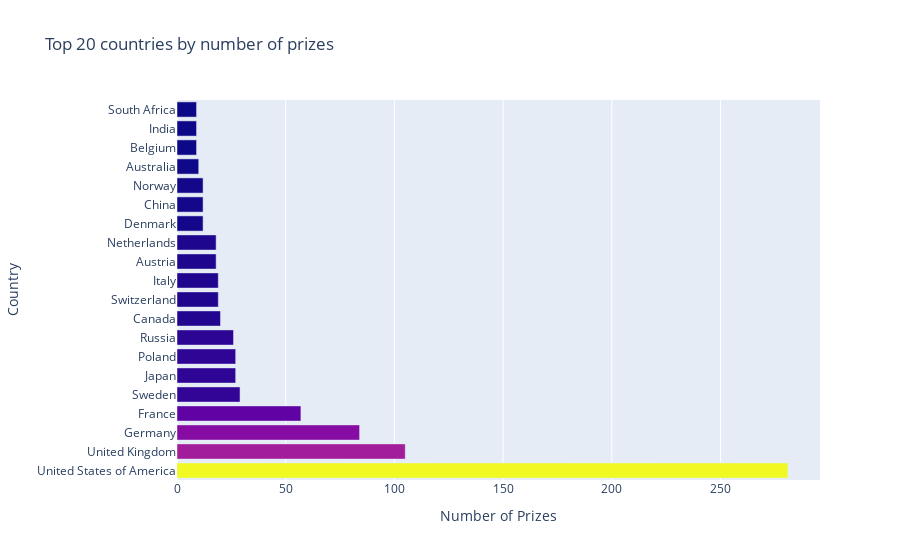

This figure's notebook cell:
### Code cell
fig = px.bar(x=top20_countries.prize,
             y=top20_countries.birth_country_current,
             color=top20_countries.prize,
             orientation="h",
             title="Top 20 countries by number of prizes")

fig.update_layout(xaxis_title="Number of Prizes",
                  yaxis_title="Country",
                  coloraxis_showscale=False)

fig.show()

### Figure 1 — Plotly figure (JSON) as saved in the notebook; plotly's stock layout.template omitted (floating-point values rounded to 4 significant figures)
{"data": [{"alignmentgroup": "True", "hovertemplate": "x=%{x}<br>y=%{y}<br>color=%{marker.color}<extra></extra>", "legendgroup": "", "marker": {"color": [281, 105, 84, 57, 29, 27, 27, 26, 20, 19, 19, 18, 18, 12, 12, 12, 10, 9, 9, 9], "coloraxis": "coloraxis", "pattern": {"shape": ""}}, "name": "", "offsetgroup": "", "orientation": "h", "showlegend": false, "textposition": "auto", "type": "bar", "x": [281, 105, 84, 57, 29, 27, 27, 26, 20, 19, 19, 18, 18, 12, 12, 12, 10, 9, 9, 9], "xaxis": "x", "y": ["United States of America", "United Kingdom", "Germany", "France", "Sweden", "Japan", "Poland", "Russia", "Canada", "Switzerland", "Italy", "Austria", "Netherlands", "Denmark", "China", "Norway", "Australia", "Belgium", "India", "South Africa"], "yaxis": "y"}], "layout": {"barmode": "relative", "coloraxis": {"colorbar": {"title": {"text": "color"}}, "colorscale": [[0, "#0d0887"], [0.1111, "#46039f"], [0.2222, "#7201a8"], [0.3333, "#9c179e"], [0.4444, "#bd3786"], [0.5556, "#d8576b"], [0.6667, "#ed7953"], [0.7778, "#fb9f3a"], [0.8889, "#fdca26"], [1, "#f0f921"]], "showscale": false}, "legend": {"tracegroupgap": 0}, "title": {"text": "Top 20 countries by number of prizes"}, "xaxis": {"anchor": "y", "domain": [0, 1], "title": {"text": "Number of Prizes"}}, "yaxis": {"anchor": "x", "domain": [0, 1], "title": {"text": "Country"}}}}
